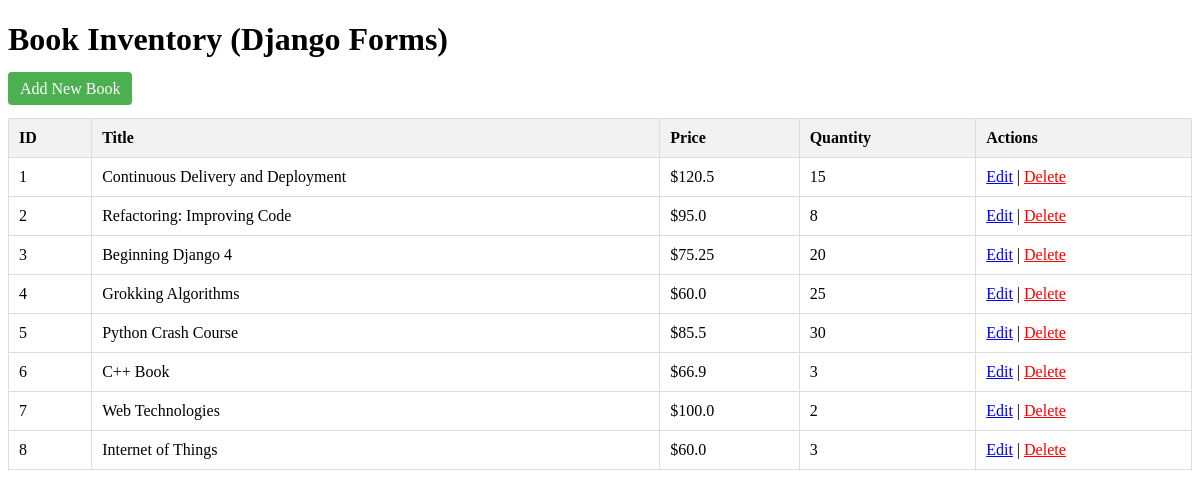
Page /books/lab10_part2/listbooks on the committed database.
### apps/bookmodule/models.py (models this page shows, shortened)
class Book(models.Model):  # Lab 9
    title = models.CharField(max_length=100)
    price = models.FloatField(default=0.0)
    quantity = models.IntegerField(default=1)
    pubdate = models.DateTimeField()
    rating = models.SmallIntegerField(default=1)
    publisher = models.ForeignKey(Publisher, null=True, on_delete=models.SET_NULL)
    authors = models.ManyToManyField(Author)

### apps/bookmodule/views.py (the view)
# urls.py: path("lab10_part2/listbooks", views.lab10_part2_list_books, name="lab10_part2_list"),  # Lab 10 - Part 2
def lab10_part2_list_books(request):  # Lab 10 - Part 2
    books = Book.objects.all()
    return render(request, 'bookmodule/lab10_list_books.html', {'books': books})

### apps/templates/bookmodule/lab10_list_books.html (shortened to what this page needs)
<!DOCTYPE html>
<html lang="en">
<head>
</head>
<body>
  <h1>Book Inventory (Django Forms)</h1>
  <p>
    <a href="{% url 'lab10_part2_add' %}" class="btn-add">Add New Book</a>
  </p>
  <table>
    <tr>
      <th>ID</th>
      <th>Title</th>
      <th>Price</th>
      <th>Quantity</th>
      <th>Actions</th>
    </tr>
    {% for book in books %}
      <tr>
        <td>{{ book.id }}</td>
        <td>{{ book.title }}</td>
        <td>${{ book.price }}</td>
        <td>{{ book.quantity }}</td>
        <td>
          <a href="{% url 'lab10_part2_edit' book.id %}">Edit</a> |
          <a href="{% url 'lab10_part2_delete' book.id %}" style="color: red;" onclick="return confirm('Are you sure?');">Delete</a>
        </td>
      </tr>
    {% empty %}
      <tr>
        <td colspan="5">No books found.</td>
      </tr>
    {% endfor %}
  </table>
</body>
</html>

### apps/templates/bookmodule/lab10_list_books.html (style rules this page uses)
table { width: 100%; border-collapse: collapse; margin-top: 20px; }
th, td { border: 1px solid #ddd; padding: 10px; text-align: left; }
th { background-color: #f2f2f2; }
.btn-add { background-color: #4CAF50; color: white; padding: 8px 12px; text-decoration: none; border-radius: 4px; }

### rows in the picture
Book: id "1", title "Continuous Delivery and Deployment", price "120.5", quantity "15"
Book: id "2", title "Refactoring: Improving Code", price "95.0", quantity "8"
Book: id "3", title "Beginning Django 4", price "75.25", quantity "20"
Book: id "4", title "Grokking Algorithms", price "60.0", quantity "25"
Book: id "5", title "Python Crash Course", price "85.5", quantity "30"
Book: id "6", title "C++ Book", price "66.9", quantity "3"
Book: id "7", title "Web Technologies", price "100.0", quantity "2"
Book: id "8", title "Internet of Things", price "60.0", quantity "3"
